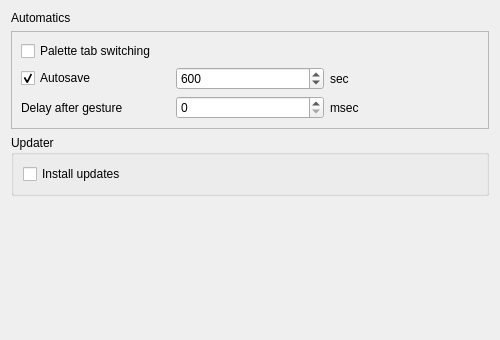
<?xml version="1.0" encoding="UTF-8"?>
<ui version="4.0">
 <class>PreferencesBehaviourPage</class>
 <widget class="QWidget" name="PreferencesBehaviourPage">
  <property name="geometry">
   <rect>
    <x>0</x>
    <y>0</y>
    <width>500</width>
    <height>340</height>
   </rect>
  </property>
  <property name="sizePolicy">
   <sizepolicy hsizetype="Expanding" vsizetype="Expanding">
    <horstretch>0</horstretch>
    <verstretch>0</verstretch>
   </sizepolicy>
  </property>
  <layout class="QVBoxLayout" name="verticalLayout">
   <item>
    <widget class="QLabel" name="label_7">
     <property name="text">
      <string>Automatics</string>
     </property>
    </widget>
   </item>
   <item>
    <widget class="QFrame" name="frame_5">
     <property name="sizePolicy">
      <sizepolicy hsizetype="Preferred" vsizetype="Preferred">
       <horstretch>0</horstretch>
       <verstretch>0</verstretch>
      </sizepolicy>
     </property>
     <property name="frameShape">
      <enum>QFrame::StyledPanel</enum>
     </property>
     <property name="frameShadow">
      <enum>QFrame::Raised</enum>
     </property>
     <layout class="QGridLayout" name="gridLayout">
      <item row="2" column="1">
       <widget class="QSpinBox" name="gestureDelaySpinBox">
        <property name="maximum">
         <number>100000</number>
        </property>
        <property name="singleStep">
         <number>10</number>
        </property>
       </widget>
      </item>
      <item row="2" column="2">
       <widget class="QLabel" name="gestureDelayTimeUnitLabel">
        <property name="text">
         <string>msec</string>
        </property>
       </widget>
      </item>
      <item row="1" column="1">
       <widget class="QSpinBox" name="autoSaveSpinBox">
        <property name="minimum">
         <number>1</number>
        </property>
        <property name="maximum">
         <number>10000</number>
        </property>
        <property name="singleStep">
         <number>1</number>
        </property>
        <property name="value">
         <number>600</number>
        </property>
       </widget>
      </item>
      <item row="1" column="2">
       <widget class="QLabel" name="autoSaveLabel">
        <property name="text">
         <string>sec</string>
        </property>
       </widget>
      </item>
      <item row="0" column="0" colspan="3">
       <widget class="QCheckBox" name="paletteTabCheckBox">
        <property name="text">
         <string>Palette tab switching</string>
        </property>
       </widget>
      </item>
      <item row="2" column="0">
       <widget class="QLabel" name="gestureDelayLabel">
        <property name="text">
         <string>Delay after gesture</string>
        </property>
       </widget>
      </item>
      <item row="1" column="0">
       <widget class="QCheckBox" name="autoSaveCheckBox">
        <property name="text">
         <string>Autosave</string>
        </property>
        <property name="checked">
         <bool>true</bool>
        </property>
       </widget>
      </item>
     </layout>
    </widget>
   </item>
   <item>
    <widget class="QGroupBox" name="updatesGroupBox">
     <property name="title">
      <string>Updater</string>
     </property>
     <layout class="QVBoxLayout" name="verticalLayout_2">
      <item>
       <widget class="QCheckBox" name="makeUpdatesCheckBox">
        <property name="text">
         <string>Install updates</string>
        </property>
       </widget>
      </item>
     </layout>
    </widget>
   </item>
   <item>
    <spacer name="verticalSpacer">
     <property name="orientation">
      <enum>Qt::Vertical</enum>
     </property>
     <property name="sizeHint" stdset="0">
      <size>
       <width>20</width>
       <height>40</height>
      </size>
     </property>
    </spacer>
   </item>
  </layout>
 </widget>
 <resources/>
 <connections/>
</ui>
